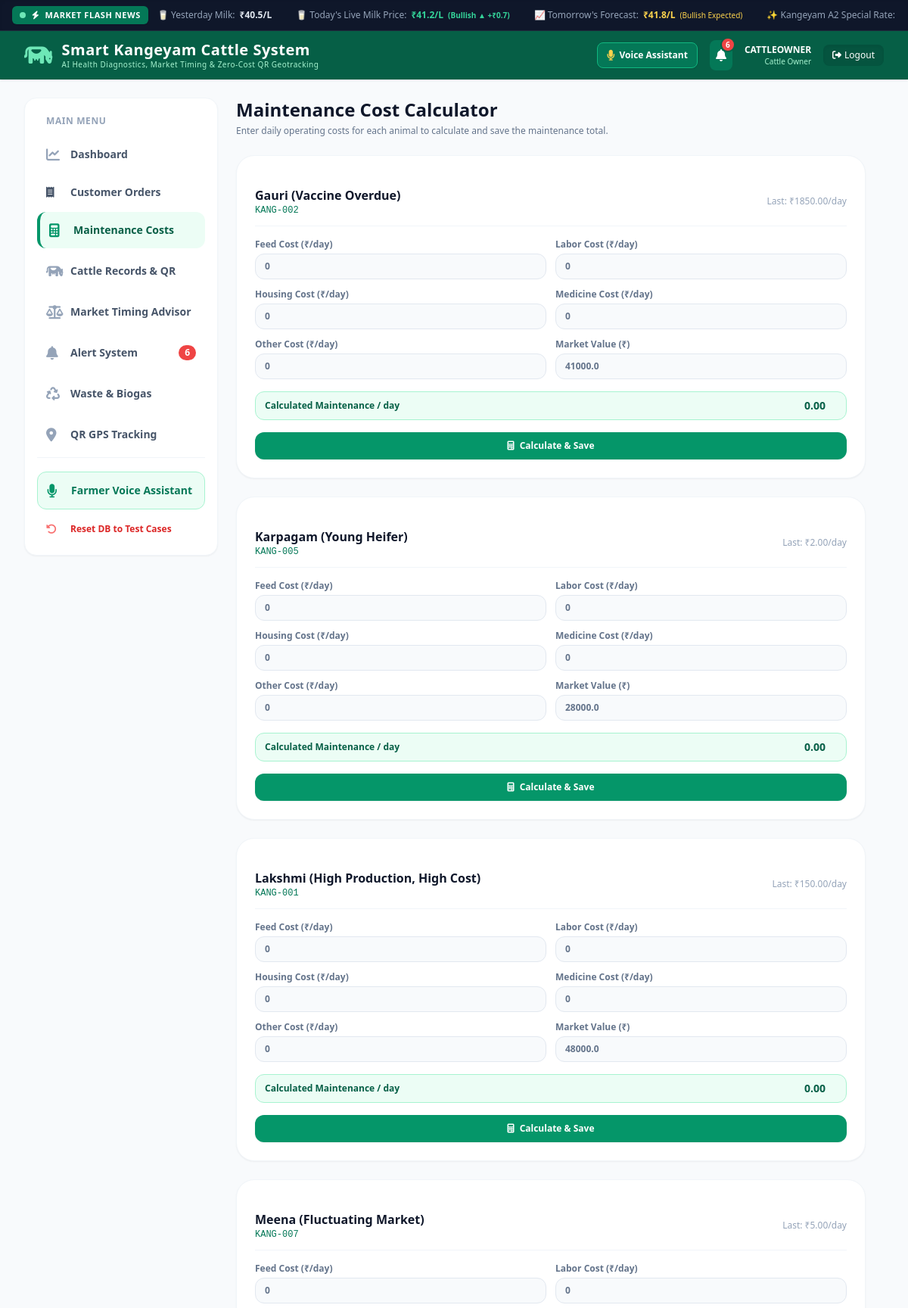
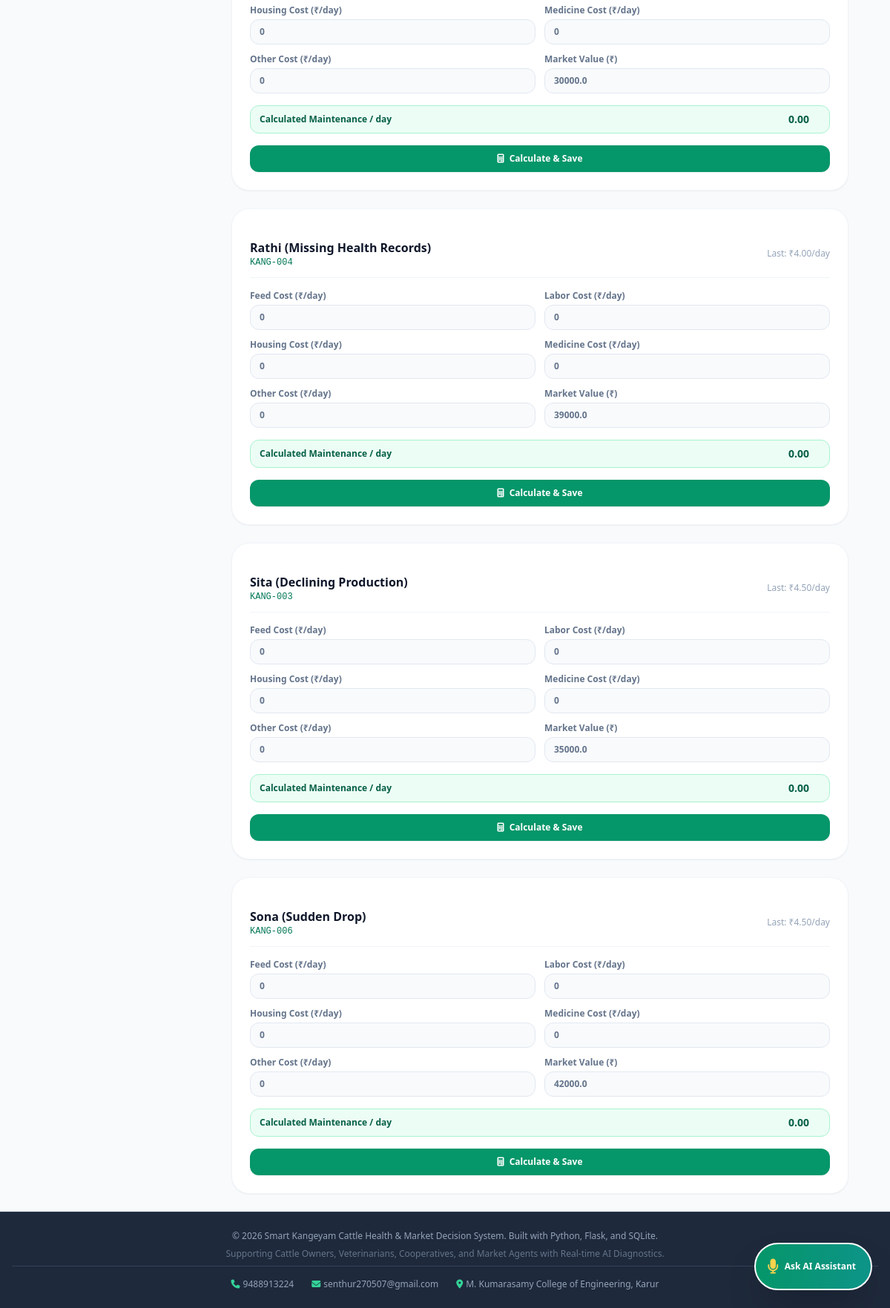
Page /maintenance-cost (signed in) on the committed database (2 pictures, top to bottom).
### tables this page shows
CREATE TABLE cattle (
        id TEXT PRIMARY KEY,
        name TEXT NOT NULL,
        age REAL NOT NULL,
        breed TEXT NOT NULL,
        purchase_date TEXT,
        purchase_price REAL,
        current_market_value REAL,
        status TEXT DEFAULT 'Active',
        created_at TIMESTAMP DEFAULT CURRENT_TIMESTAMP
    , image_url TEXT);

### app.py (the view)
@app.route('/maintenance-cost')
def maintenance_cost():
    if not is_logged_in():
        return redirect(url_for('login'))
    if is_customer():
        return redirect(url_for('customer_shop'))
    conn = get_db_connection()
    cattle = conn.execute("""
        SELECT c.id, c.name, c.current_market_value,
               COALESCE((SELECT maintenance_cost FROM financial_records f
                         WHERE f.cattle_id = c.id ORDER BY f.record_date DESC LIMIT 1), 0) AS latest_maintenance
        FROM cattle c ORDER BY c.name
    """).fetchall()
    conn.close()
    return render_template('maintenance_cost.html', cattle=cattle, now_date=datetime.now().strftime("%Y-%m-%d"))

### app.py (called while the page is built, shortened)
def is_logged_in():
    return 'user_id' in session

def is_customer():
    return session.get('role') == 'Customer'

def get_realtime_weather_risk():
    global _weather_cache
    now_ts = datetime.now().timestamp()
    if _weather_cache["data"] and (now_ts - _weather_cache["timestamp"] < 600):
        return _weather_cache["data"]

@app.context_processor
def inject_global_data():
    ticker = get_milk_market_data()
    _, all_alerts = get_categorized_alerts()
    weather = get_realtime_weather_risk()
    return {
        "ticker": ticker,
        "global_ticker": ticker,
        "global_alert_count": len(all_alerts),
        "weather": weather,
        "global_weather": weather
    }

### database.py (called while the page is built)
def get_db_connection():
    conn = sqlite3.connect(DATABASE_PATH)
    conn.row_factory = sqlite3.Row
    return conn

### templates/maintenance_cost.html (shortened to what this page needs)
{% extends "base.html" %}
{% block content %}
<div class="space-y-6">
    <div>
        <h1 class="text-2xl font-extrabold text-slate-900">Maintenance Cost Calculator</h1>
        <p class="text-xs text-slate-500 mt-1">Enter daily operating costs for each animal to calculate and save the maintenance total.</p>
    </div>
    {% if cattle %}
    <div class="grid grid-cols-1 xl:grid-cols-2 gap-6">
        {% for animal in cattle %}
        <form action="{{ url_for('add_log', id=animal.id) }}" method="POST" class="maintenance-form bg-white p-6 rounded-3xl shadow-sm border border-slate-100 space-y-4">
            <div class="flex items-center justify-between border-b border-slate-100 pb-3">
                <div>
                    <h2 class="font-extrabold text-slate-900">{{ animal.name }}</h2>
                    <p class="text-xs font-mono text-emerald-700">{{ animal.id }}</p>
                </div>
                <span class="text-xs text-slate-400">Last: ₹{{ "%.2f"|format(animal.latest_maintenance) }}/day</span>
            </div>
            <div class="grid grid-cols-2 gap-3">
                {% for field, label in [('feed_cost', 'Feed'), ('labor_cost', 'Labor'), ('housing_cost', 'Housing'), ('medicine_cost', 'Medicine'), ('other_cost', 'Other')] %}
                <label class="text-xs font-semibold text-slate-500">{{ label }} Cost (₹/day)
                    <input type="number" step="0.1" min="0" name="{{ field }}" value="0" required class="maintenance-component mt-1 w-full bg-slate-50 border border-slate-200 rounded-xl py-2 px-3 text-xs">
                </label>
                {% endfor %}
                <label class="text-xs font-semibold text-slate-500">Market Value (₹)
                    <input type="number" step="1" min="0" name="market_value" value="{{ animal.current_market_value or 0 }}" required class="w-full mt-1 bg-slate-50 border border-slate-200 rounded-xl py-2 px-3 text-xs">
                </label>
            </div>
            <div class="flex items-center justify-between bg-emerald-50 border border-emerald-200 rounded-xl px-3 py-2">
                <span class="text-xs font-bold text-emerald-800">Calculated Maintenance / day</span>
                <input type="number" name="maintenance_cost" value="0.00" readonly class="maintenance-total w-28 bg-transparent text-right text-sm font-extrabold text-emerald-800 outline-none">
            </div>
            <button type="submit" class="w-full bg-emerald-600 hover:bg-emerald-700 text-white px-5 py-2.5 rounded-xl text-xs font-bold transition shadow-sm">
                <i class="fa-solid fa-calculator mr-1"></i> Calculate & Save
            </button>
        </form>
        {% endfor %}
    </div>
    {% else %}
    <div class="bg-white p-8 rounded-3xl border border-slate-100 text-center text-sm text-slate-500">No cattle profiles registered yet.</div>
    {% endif %}
</div>
{% endblock %}

### rows in the picture
cattle: name "Gauri (Vaccine Overdue)", id "KANG-002", latest_maintenance "1850.00", label "Feed" "Labor" "Housing" "Medicine" "Other", market_value "41000.0"
cattle: name "Karpagam (Young Heifer)", id "KANG-005", latest_maintenance "2.00", label "Feed" "Labor" "Housing" "Medicine" "Other", market_value "28000.0"
cattle: name "Lakshmi (High Production, High Cost)", id "KANG-001", latest_maintenance "150.00", label "Feed" "Labor" "Housing" "Medicine" "Other", market_value "48000.0"
cattle: name "Meena (Fluctuating Market)", id "KANG-007", latest_maintenance "5.00", label "Feed" "Labor" "Housing" "Medicine" "Other", market_value "30000.0"
cattle: name "Rathi (Missing Health Records)", id "KANG-004", latest_maintenance "4.00", label "Feed" "Labor" "Housing" "Medicine" "Other", market_value "39000.0"
cattle: name "Sita (Declining Production)", id "KANG-003", latest_maintenance "4.50", label "Feed" "Labor" "Housing" "Medicine" "Other", market_value "35000.0"
cattle: name "Sona (Sudden Drop)", id "KANG-006", latest_maintenance "4.50", label "Feed" "Labor" "Housing" "Medicine" "Other", market_value "42000.0"

### other values in the picture
{{ global_ticker.yesterday }} "40.5"
{{ global_ticker.today }} "41.2"
{{ global_ticker.trend }} "Bullish ▲"
{{ global_ticker.diff }} "0.7"
{{ global_ticker.tomorrow }} "41.8"
{{ global_alert_count }} "6"
{{ session.get('username').upper() }} "CATTLEOWNER"
{{ session.get('role') }} "Cattle Owner"
